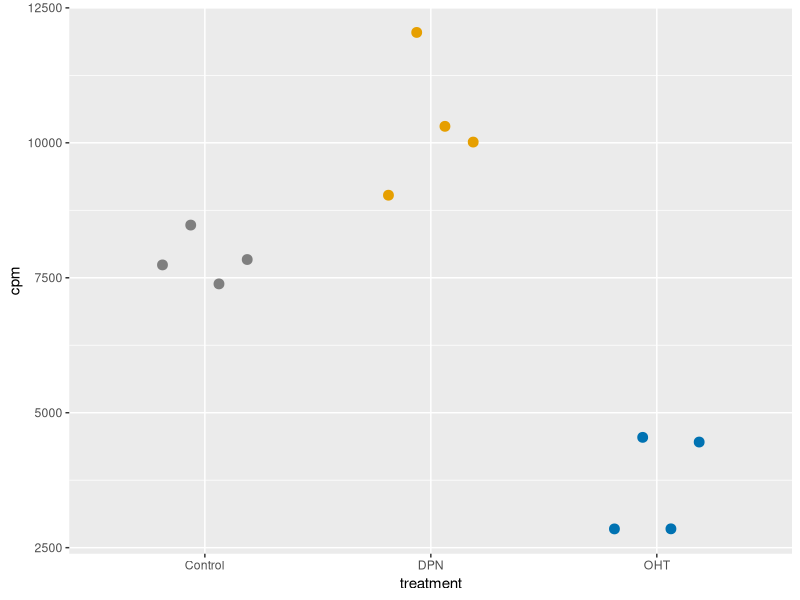
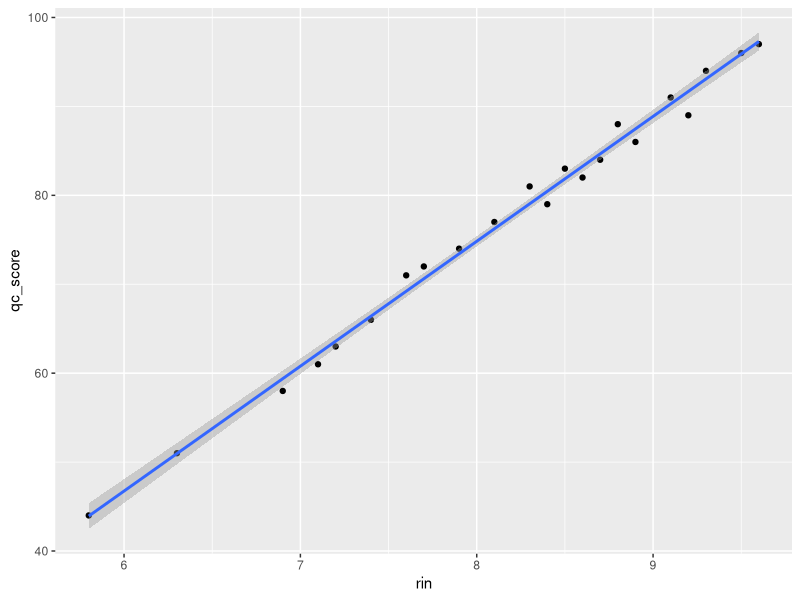
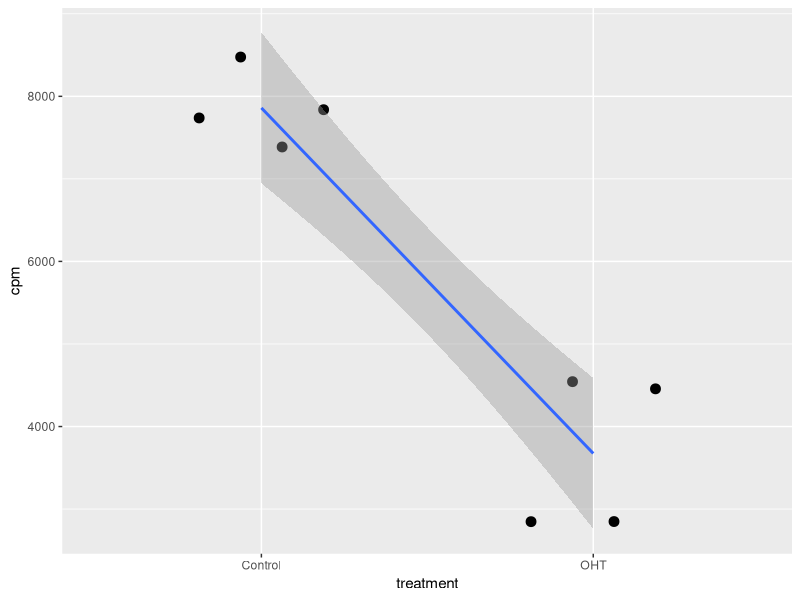
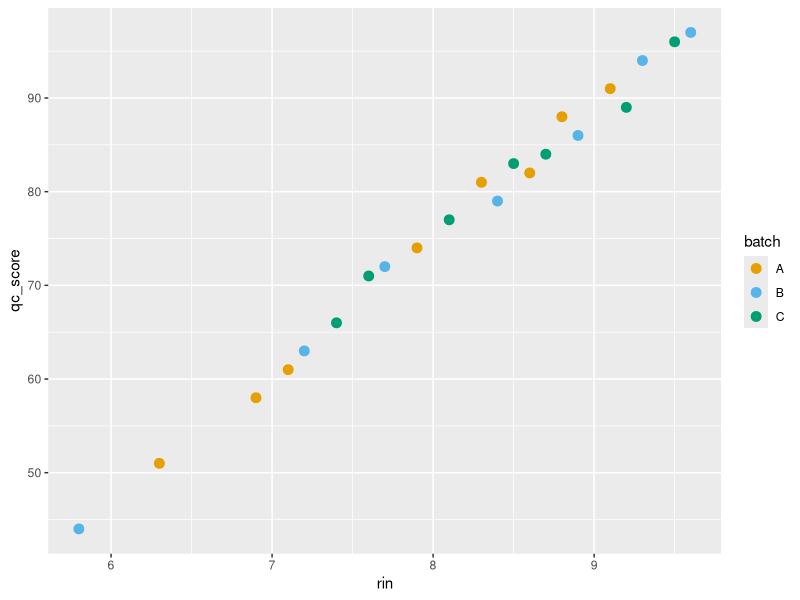
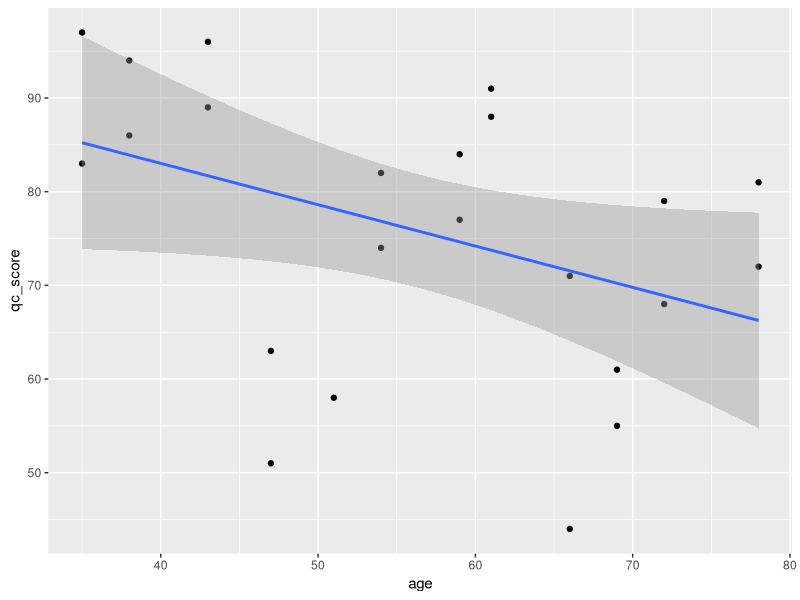
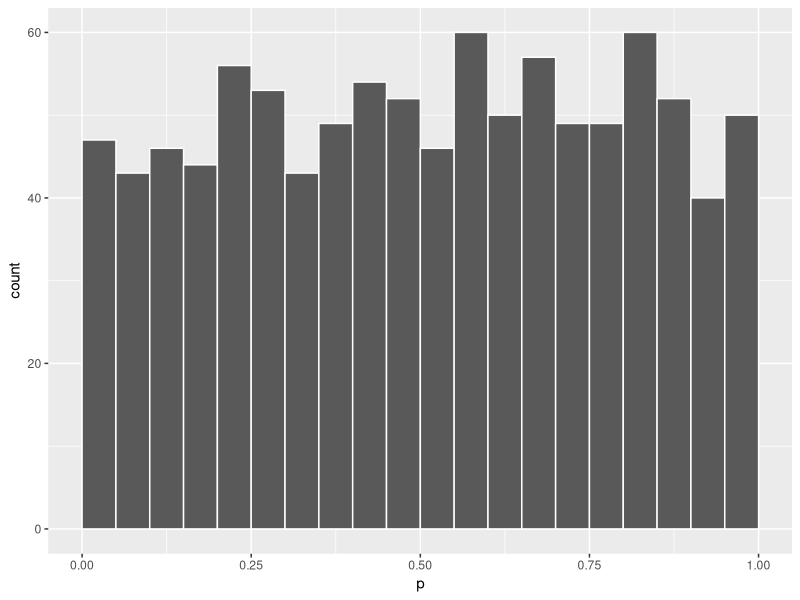
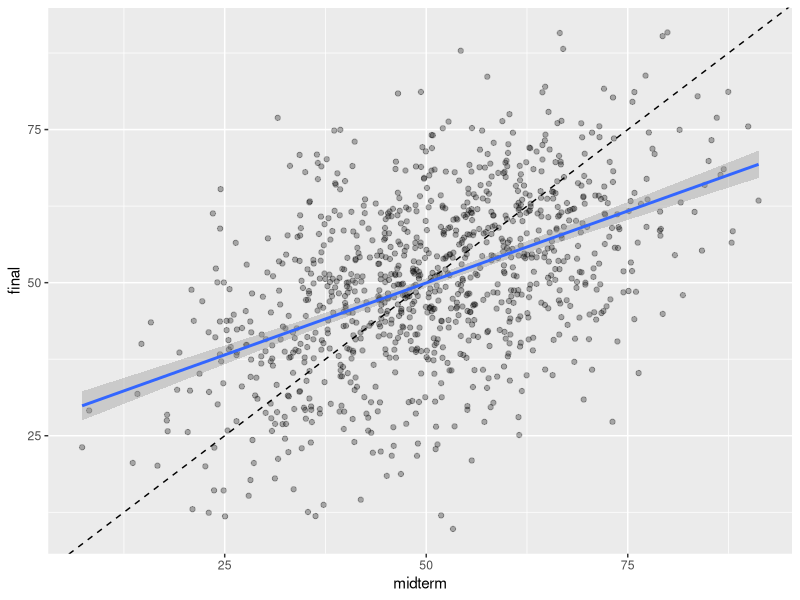

These figures' R source, in order:
## ---- chunk 1
# Settings for the whole document (Class 6, section 5). It does not appear in
# the knitted output.
knitr::opts_chunk$set(echo = TRUE, collapse = TRUE)
## ---- chunk 2
library(readr)
library(dplyr)
library(tidyr)
library(ggplot2)
## ---- chunk 3
counts <- read_csv("data/counts.csv", show_col_types = FALSE)
meta   <- read_csv("data/metadata.csv", show_col_types = FALSE)

cpm <- counts |>
  pivot_longer(-gene, names_to = "sample", values_to = "count") |>
  group_by(sample) |>
  mutate(cpm = count / sum(count) * 1e6) |>
  ungroup() |>
  left_join(meta, by = "sample")

qc1 <- read_csv("data/qc_samples.csv", show_col_types = FALSE) |>
  filter(!duplicated(sample_id))
## ---- chunk 4
tff1 <- cpm |>
  filter(gene == "TFF1")

ggplot(tff1, aes(x = treatment, y = cpm, colour = treatment)) +
  geom_point(aes(group = patient), position = position_dodge(width = 0.5), size = 3) +
  scale_colour_manual(values = c(Control = "grey50", DPN = "#E69F00",
                                 OHT = "#0072B2")) +
  theme(legend.position = "none")
## ---- chunk 5
ggplot(qc1, aes(x = rin, y = qc_score)) +
  geom_point() +
  geom_smooth(method = "lm")
## ---- chunk 6
fit <- lm(qc_score ~ rin, data = qc1)
summary(fit)
## ---- chunk 7
-37.52 + 14.04 * 8
## ---- chunk 8
confint(fit)
## ---- chunk 9
qt(0.975, df = 20)
14.0440 + c(-1, 1) * qt(0.975, df = 20) * 0.2731
## ---- chunk 10
class(fit)
names(fit)
## ---- chunk 11
fit$coefficients
## ---- chunk 12
tff1_oht <- tff1 |>
  filter(treatment != "DPN")

tff1_oht |>
  group_by(treatment) |>
  summarise(n = n(), mean_cpm = mean(cpm))
## ---- chunk 13
fit_tff1 <- lm(cpm ~ treatment, data = tff1_oht)
summary(fit_tff1)
confint(fit_tff1)
## ---- chunk 14
ggplot(tff1_oht, aes(x = treatment, y = cpm)) +
  geom_point(aes(group = patient), position = position_dodge(width = 0.5), size = 3) +
  geom_smooth(aes(group = 1), method = "lm")
## ---- chunk 15
t.test(cpm ~ treatment, data = tff1_oht, var.equal = TRUE)
## ---- chunk 16
names(t.test(cpm ~ treatment, data = tff1_oht, var.equal = TRUE))
## ---- chunk 17
fit_all <- lm(cpm ~ treatment, data = tff1)
summary(fit_all)
confint(fit_all)
## ---- chunk 18
anova(fit_all)
## ---- chunk 19
TukeyHSD(aov(cpm ~ treatment, data = tff1))
## ---- chunk 20
qc2 <- qc1 |>
  filter(!is.na(rin))
## ---- chunk 21
fit_batch <- lm(qc_score ~ batch, data = qc2)
summary(fit_batch)
## ---- chunk 22
qc2 |>
  group_by(batch) |>
  summarise(n = n(), mean_rin = mean(rin), mean_score = mean(qc_score))
## ---- chunk 23
fit_both <- lm(qc_score ~ rin + batch, data = qc2)
summary(fit_both)
confint(fit_both)
## ---- chunk 24
ggplot(qc2, aes(x = rin, y = qc_score, colour = batch)) +
  geom_point(size = 3) +
  scale_colour_manual(values = c(A = "#E69F00", B = "#56B4E9", C = "#009E73"))
## ---- chunk 25
ggplot(qc1, aes(x = age, y = qc_score)) +
  geom_point() +
  geom_smooth(method = "lm")

fit_age <- lm(qc_score ~ age, data = qc1)
summary(fit_age)
confint(fit_age)
## ---- chunk 26
0.217 / 0.0025            # how many times smaller the standard error must be
23 * (0.217 / 0.0025)^2   # how many samples that takes
## ---- chunk 27
per_patient <- qc1 |>
  group_by(patient) |>
  summarise(age = mean(age, na.rm = TRUE), qc_score = mean(qc_score))

fit_patient <- lm(qc_score ~ age, data = per_patient)
summary(fit_patient)
confint(fit_patient)
## ---- chunk 28
set.seed(516)

sim <- tibble(
  gene  = rep(1:1000, each = 8),
  group = rep(c("Control", "Drug"), each = 4, times = 1000),
  value = rnorm(8000, mean = 100, sd = 10)
)

sim |> filter(gene == 1)
## ---- chunk 29
fit_gene1 <- lm(value ~ group, data = filter(sim, gene == 1))
summary(fit_gene1)$coefficients
summary(fit_gene1)$coefficients["groupDrug", "Pr(>|t|)"]
## ---- chunk 30
sim_p <- sim |>
  group_by(gene) |>
  summarise(p = summary(lm(value ~ group))$coefficients["groupDrug", "Pr(>|t|)"])

sim_p |>
  summarise(tests = n(), significant = sum(p < 0.05))
## ---- chunk 31
ggplot(sim_p, aes(x = p)) +
  geom_histogram(binwidth = 0.05, boundary = 0, colour = "white")
## ---- chunk 32
sim_p <- sim_p |>
  mutate(p_adj = p.adjust(p, method = "BH"))

sim_p |>
  summarise(significant = sum(p < 0.05), after_adjusting = sum(p_adj < 0.05))
## ---- chunk 33
krt18 <- cpm |>
  filter(gene == "KRT18", treatment != "DPN")
## ---- chunk 34
t.test(cpm ~ treatment, data = krt18, var.equal = TRUE)$p.value
t.test(log2(cpm) ~ treatment, data = krt18, var.equal = TRUE)$p.value
t.test(cpm ~ treatment, data = krt18)$p.value
wilcox.test(cpm ~ treatment, data = krt18)$p.value
t.test(cpm ~ treatment, data = filter(krt18, time == "24h"), var.equal = TRUE)$p.value
t.test(cpm ~ treatment, data = filter(krt18, time == "48h"), var.equal = TRUE)$p.value
## ---- chunk 35
set.seed(516)

exams <- tibble(
  student = 1:1000,
  ability = rnorm(1000, mean = 50, sd = 10),
  midterm = ability + rnorm(1000, mean = 0, sd = 10),
  final   = ability + rnorm(1000, mean = 0, sd = 10)
)

exams |>
  summarise(midterm = mean(midterm), final = mean(final))
## ---- chunk 36
exams |>
  arrange(desc(midterm)) |>
  head(20) |>
  summarise(midterm = mean(midterm), final = mean(final), ability = mean(ability))
## ---- chunk 37
exams |>
  arrange(midterm) |>
  head(20) |>
  summarise(midterm = mean(midterm), final = mean(final), ability = mean(ability))
## ---- chunk 38
ggplot(exams, aes(x = midterm, y = final)) +
  geom_point(alpha = 0.3) +
  geom_abline(slope = 1, intercept = 0, linetype = "dashed") +
  geom_smooth(method = "lm")

summary(lm(final ~ midterm, data = exams))
## ---- chunk 39

## ---- chunk 40

## ---- chunk 41

## ---- chunk 42
